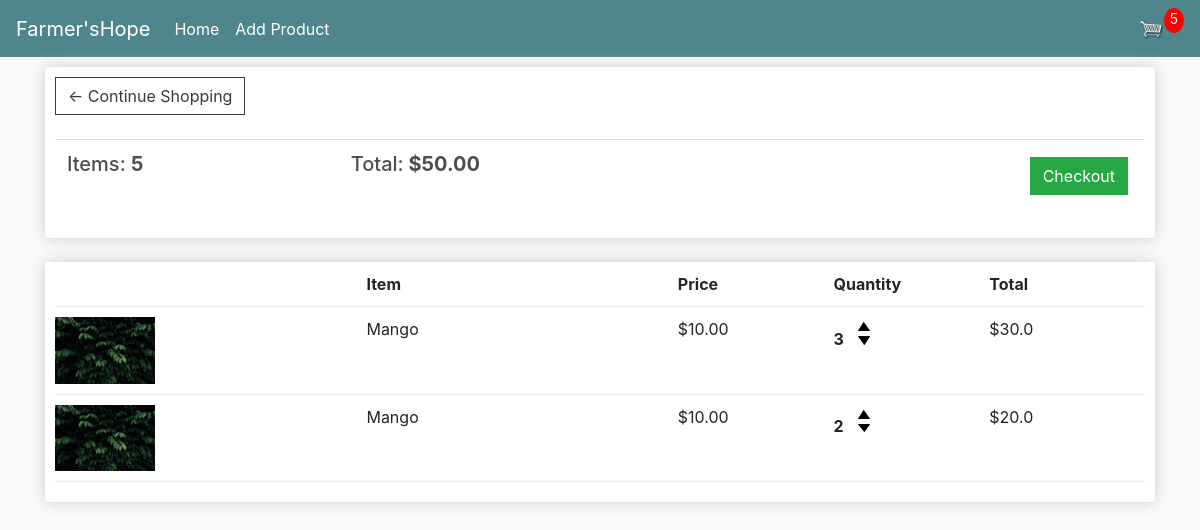
The app's page /store/cart/ (signed in) with its own data.
### store/models.py (models this page shows, shortened)
class Order(models.Model):
    customer = models.ForeignKey(Customer, on_delete=models.SET_NULL, null=True, blank=True)
    date_order = models.DateTimeField(auto_now_add=True)
    complete = models.BooleanField(default=False, null=True, blank=False)
    transaction_id = models.CharField(max_length=50, null=True)
    @property
    def get_cart_total(self):
        orderitem = self.orderitem_set.all()
        total = sum([item.get_total for item in orderitem])
        return total
    @property
    def get_cart_item(self):
        orderitem = self.orderitem_set.all()
        total = sum([item.quantity for item in orderitem])
        return total

class OrderItem(models.Model):
    product = models.ForeignKey(Products, on_delete=models.SET_NULL, null=True, blank=True)
    order = models.ForeignKey(Order, on_delete=models.SET_NULL, null=True, blank=True)
    quantity = models.IntegerField(default=0, null=True, blank=True)
    date_added = models.DateTimeField(auto_now_add=True)
    @property
    def get_total(self):
        total = self.product.price * self.quantity
        return total

class Products(models.Model):
    product_name = models.CharField(max_length=100, null=True)
    price = models.FloatField()
    digital = models.BooleanField(default=False, null=True, blank=False)
    image = models.ImageField(upload_to='products', null=True, blank=True)
    @property
    def imageURL(self):
        try:
            url = self.image.url
        except:
            url = ''
        return url

### store/views.py (the view)
# urls.py: path('cart/', views.cart, name="cart"),
def cart(request):
    if request.user.is_authenticated:
        customer = request.user.customer
        order, created = Order.objects.get_or_create(customer=customer, complete=False)
        items = order.orderitem_set.all()
        cartItems = order.get_cart_item
    else:
        items = []
        order = {'get_cart_item': 0, 'get_cart_total': 0, 'shipping': False}
        cartItems = order['get_cart_item']
    context = {'items': items, 'order': order, 'cartItems': cartItems}
    return render(request, 'store/cart.html', context)

### store/templates/store/cart.html (shortened to what this page needs)
{% extends 'store/main.html' %} {% load static %} {% block content %}
<div class="row">
  <div class="col-lg-12">
    <div class="box-element">
      <a class="btn btn-outline-dark" href="{% url 'store' %}"
        >&#x2190; Continue Shopping</a
      >
      <br />
      <br />
      <table class="table">
        <tr>
          <th>
            <h5>Items: <strong>{{order.get_cart_item}}</strong></h5>
          </th>
          <th>
            <h5>
              Total:<strong> ${{order.get_cart_total|floatformat:2}}</strong>
            </h5>
          </th>
          <th>
            <a
              style="float: right; margin: 5px"
              class="btn btn-success"
              href="{% url 'checkout' %}"
              >Checkout</a
            >
          </th>
        </tr>
      </table>
    </div>
    <br />
    <div class="box-element">
      <div class="cart-row">
        <div style="flex: 2"></div>
        <div style="flex: 2"><strong>Item</strong></div>
        <div style="flex: 1"><strong>Price</strong></div>
        <div style="flex: 1"><strong>Quantity</strong></div>
        <div style="flex: 1"><strong>Total</strong></div>
      </div>
      {% for item in items %}
      <div class="cart-row">
        <div style="flex: 2">
          <img class="row-image" src="{{item.product.imageURL}}" />
        </div>
        <div style="flex: 2"><p>{{item.product.product_name}}</p></div>
        <div style="flex: 1"><p>${{item.product.price|floatformat:2}}</p></div>
        <div style="flex: 1">
          <p class="quantity">{{item.quantity}}</p>
          <div class="quantity">
            <img
              data-product="{{item.product.id}}"
              data-action="add"
              class="chg-quantity update-cart"
              src="{% static  'images/arrow-up.png' %}"
            />
            <img
              data-product="{{item.product.id}}"
              data-action="remove"
              class="chg-quantity update-cart"
              src="{% static  'images/arrow-down.png' %}"
            />
          </div>
        </div>
        <div style="flex: 1"><p>${{item.get_total}}</p></div>
      </div>
      {% endfor %}
    </div>
  </div>
  {% endblock content %}

### store/static/css/main.css (style rules this page uses)
body { background-color: hsl(0, 0%, 98%); }
h1,h2,h3,h4,h5,h6 { color:hsl(0, 0%, 30%); }
.box-element { box-shadow:hsl(0, 0%, 80%) 0 0 16px; background-color: #fff; border-radius: 4px; padding: 10px; }
.col-lg-4, .col-lg-6, .col-lg-8, .col-lg-12 { margin-top: 10px; }
.btn { border-radius: 0; }
.row-image { width: 100px; }
.cart-row { display: flex; align-items: flex-stretch; padding-bottom: 10px; margin-bottom: 10px; border-bottom: 1px solid #ececec; }
.quantity { display: inline-block; font-weight: 700; padding-right:10px; }
.chg-quantity { width: 12px; cursor: pointer; display: block; margin-top: 5px; transition:.1s; }

### records on screen
Order: get_cart_item "5", get_cart_total "50.00"
OrderItem: product.imageURL (picture), product.product_name "Mango", product.price "10.00", quantity "3", get_total "30.0"
OrderItem: product.imageURL (picture), product.product_name "Mango", product.price "10.00", quantity "2", get_total "20.0"

### other values on screen
{{ cartItems }} "5"
